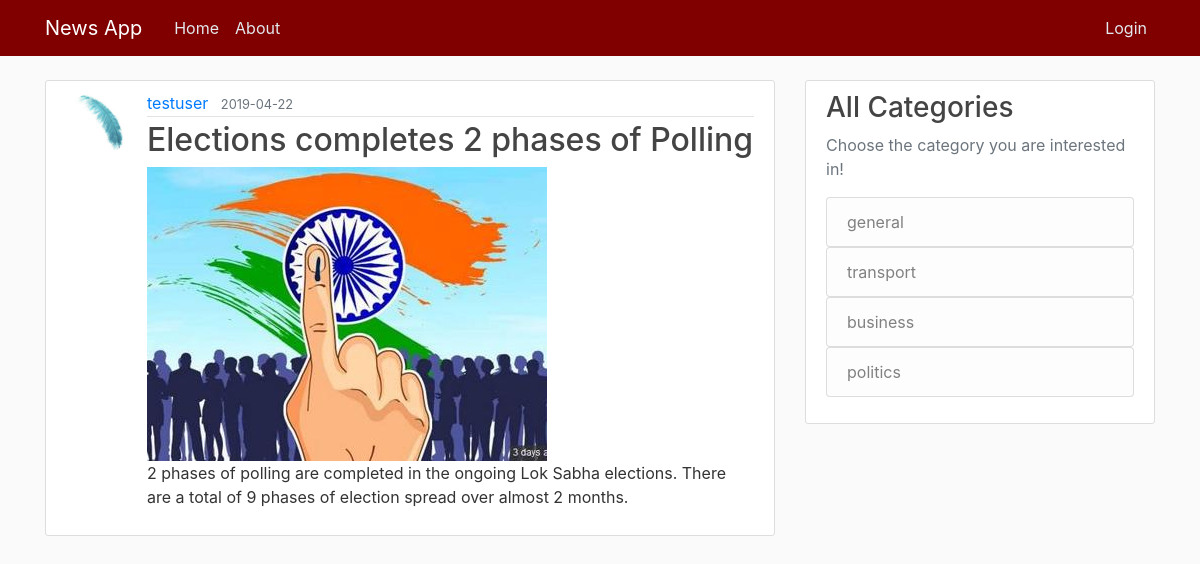
/post/10, run on the app's committed database.
### flaskblog/models.py (models this page shows, shortened)
class User(db.Model, UserMixin):
    id = db.Column(db.Integer, primary_key=True)
    username = db.Column(db.String(20), unique=True, nullable=False)
    email = db.Column(db.String(120), unique=True, nullable=False)
    image_file = db.Column(db.String(20), nullable=False,
                           default='default.jpg')
    password = db.Column(db.String(60), nullable=False)
    posts = db.relationship('Post', backref='author', lazy=True)

class Post(db.Model):
    id = db.Column(db.Integer, primary_key=True)
    title = db.Column(db.String(100), nullable=False)
    date_posted = db.Column(db.DateTime, nullable=False,
                            default=datetime.utcnow)
    content = db.Column(db.Text, nullable=False)
    user_id = db.Column(db.Integer, db.ForeignKey('user.id'), nullable=False)
    image_file = db.Column(db.String(20), nullable=False,
                           default='default1.jpg')
    category = db.Column(db.String(20), nullable=False)

### flaskblog/posts/routes.py (the view)
@posts.route("/post/<int:post_id>")
def post(post_id):
    post = Post.query.get_or_404(post_id)
    dis_cats = []
    for dis_cat in db.session.query(Post.category).distinct():
        dis_cats.append(dis_cat.category)
    return render_template('post.html', title=post.title, image_file=post.image_file, post=post, dis_cats=dis_cats)

### flaskblog/templates/post.html (shortened to what this page needs)
{% extends "layout.html" %} {% block content %}
<article class="media content-section">
  <img
    src="{{ url_for('static',filename='profile_pics/' + post.author.image_file) }}"
    alt=""
    class="rounded-circle article-img"
  />
  <div class="media-body">
    <div class="article-metadata">
      <a class="mr-2" href="{{ url_for('users.user_posts', username=post.author.username) }}">{{ post.author.username }}</a>
      <small class="text-muted">{{
        post.date_posted.strftime("%Y-%m-%d")
      }}</small>
    </div>
    <h2 class="article-title">{{ post.title }}</h2>
    <img src="{{ url_for('static',filename='profile_pics/' + post.image_file) }}" alt="" class="responsive" />
    <p class="article-content">{{ post.content }}</p>
  </div>
</article>
{% endblock content %}

### flaskblog/static/main.css (style rules this page uses)
body { background: #fafafa; color: #333333; margin-top: 5rem; }
h1, h2, h3, h4, h5, h6 { color: #444444; }
.content-section { background: #ffffff; padding: 10px 20px; border: 1px solid #dddddd; border-radius: 3px; margin-bottom: 20px; }
.article-title { color: #444444; }
.article-content { white-space: pre-line; }
.article-img { height: 65px; width: 65px; margin-right: 16px; }
.article-metadata { padding-bottom: 1px; margin-bottom: 4px; border-bottom: 1px solid #e3e3e3 }

### data on the page
User: image_file (placeholder picture), author.username "testuser"
Post: date_posted "2019-04-22", title "Elections completes 2 phases of Polling", image_file (picture), content "2 phases of polling are completed in the ongoing Lok Sabha elections. There are a total of 9 phases of election spread over almost 2 months."

### other printed values
{{ cate }} "general" "transport" "business" "politics"
